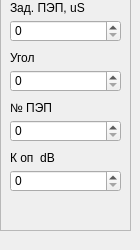
    <widget class="QWidget" name="page_5">
     <widget class="QFrame" name="frame_pep">
      <property name="geometry">
       <rect>
        <x>0</x>
        <y>-10</y>
        <width>131</width>
        <height>241</height>
       </rect>
      </property>
      <property name="frameShape">
       <enum>QFrame::StyledPanel</enum>
      </property>
      <property name="frameShadow">
       <enum>QFrame::Raised</enum>
      </property>
      <widget class="QLabel" name="label_pep_andle">
       <property name="geometry">
        <rect>
         <x>10</x>
         <y>60</y>
         <width>96</width>
         <height>16</height>
        </rect>
       </property>
       <property name="text">
        <string>Угол </string>
       </property>
      </widget>
      <widget class="QLabel" name="label_pep_number">
       <property name="geometry">
        <rect>
         <x>10</x>
         <y>110</y>
         <width>107</width>
         <height>16</height>
        </rect>
       </property>
       <property name="text">
        <string>№ ПЭП</string>
       </property>
      </widget>
      <widget class="QLabel" name="label_pep_dB">
       <property name="geometry">
        <rect>
         <x>10</x>
         <y>160</y>
         <width>111</width>
         <height>16</height>
        </rect>
       </property>
       <property name="text">
        <string>К оп  dB</string>
       </property>
      </widget>
      <widget class="QLabel" name="label_pep_time">
       <property name="geometry">
        <rect>
         <x>10</x>
         <y>10</y>
         <width>121</width>
         <height>16</height>
        </rect>
       </property>
       <property name="text">
        <string>Зад. ПЭП, uS</string>
       </property>
      </widget>
      <widget class="QSpinBox" name="spinBox_pep_time">
       <property name="geometry">
        <rect>
         <x>10</x>
         <y>30</y>
         <width>111</width>
         <height>22</height>
        </rect>
       </property>
      </widget>
      <widget class="QSpinBox" name="spinBox_pep_andle">
       <property name="geometry">
        <rect>
         <x>10</x>
         <y>80</y>
         <width>111</width>
         <height>22</height>
        </rect>
       </property>
       <property name="maximum">
        <number>180</number>
       </property>
      </widget>
      <widget class="QSpinBox" name="spinBox_pep_number">
       <property name="geometry">
        <rect>
         <x>10</x>
         <y>130</y>
         <width>111</width>
         <height>22</height>
        </rect>
       </property>
      </widget>
      <widget class="QSpinBox" name="spinBox_pep_dB">
       <property name="geometry">
        <rect>
         <x>10</x>
         <y>180</y>
         <width>111</width>
         <height>22</height>
        </rect>
       </property>
      </widget>
     </widget>
    </widget>
